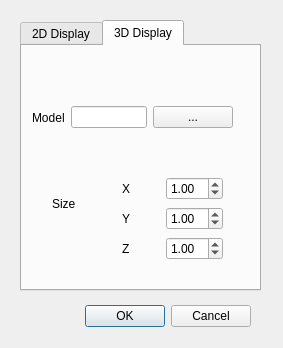
<?xml version="1.0" encoding="UTF-8"?>
<ui version="4.0">
 <class>AgentConfigurator</class>
 <widget class="QDialog" name="AgentConfigurator">
  <property name="geometry">
   <rect>
    <x>0</x>
    <y>0</y>
    <width>283</width>
    <height>348</height>
   </rect>
  </property>
  <property name="windowTitle">
   <string>Dialog</string>
  </property>
  <widget class="QDialogButtonBox" name="buttonBox">
   <property name="geometry">
    <rect>
     <x>30</x>
     <y>300</y>
     <width>221</width>
     <height>32</height>
    </rect>
   </property>
   <property name="orientation">
    <enum>Qt::Horizontal</enum>
   </property>
   <property name="standardButtons">
    <set>QDialogButtonBox::Cancel|QDialogButtonBox::Ok</set>
   </property>
  </widget>
  <widget class="QTabWidget" name="tabWidget">
   <property name="geometry">
    <rect>
     <x>20</x>
     <y>20</y>
     <width>241</width>
     <height>271</height>
    </rect>
   </property>
   <property name="currentIndex">
    <number>1</number>
   </property>
   <widget class="QWidget" name="Display2D">
    <attribute name="title">
     <string>2D Display</string>
    </attribute>
    <widget class="QWidget" name="horizontalLayoutWidget">
     <property name="geometry">
      <rect>
       <x>20</x>
       <y>20</y>
       <width>181</width>
       <height>107</height>
      </rect>
     </property>
     <layout class="QHBoxLayout" name="horizontalLayout">
      <item>
       <layout class="QVBoxLayout" name="verticalLayout">
        <item>
         <widget class="QRadioButton" name="colorButton">
          <property name="text">
           <string>Color</string>
          </property>
         </widget>
        </item>
        <item>
         <widget class="QRadioButton" name="iconButton">
          <property name="text">
           <string>Icon</string>
          </property>
         </widget>
        </item>
       </layout>
      </item>
      <item>
       <layout class="QVBoxLayout" name="verticalLayout_2">
        <item>
         <widget class="QPushButton" name="colorChooserButton">
          <property name="text">
           <string/>
          </property>
         </widget>
        </item>
        <item>
         <widget class="QPushButton" name="iconChooserButton">
          <property name="text">
           <string/>
          </property>
         </widget>
        </item>
       </layout>
      </item>
     </layout>
    </widget>
    <widget class="QWidget" name="horizontalLayoutWidget_2">
     <property name="geometry">
      <rect>
       <x>20</x>
       <y>150</y>
       <width>181</width>
       <height>61</height>
      </rect>
     </property>
     <layout class="QHBoxLayout" name="horizontalLayout_2">
      <item>
       <widget class="QLabel" name="label_2">
        <property name="text">
         <string>Size</string>
        </property>
       </widget>
      </item>
      <item>
       <widget class="QSpinBox" name="size2D"/>
      </item>
     </layout>
    </widget>
   </widget>
   <widget class="QWidget" name="Display3D">
    <attribute name="title">
     <string>3D Display</string>
    </attribute>
    <widget class="QWidget" name="horizontalLayoutWidget_6">
     <property name="geometry">
      <rect>
       <x>10</x>
       <y>40</y>
       <width>201</width>
       <height>63</height>
      </rect>
     </property>
     <layout class="QHBoxLayout" name="horizontalLayout_6">
      <item>
       <widget class="QLabel" name="label">
        <property name="text">
         <string>Model</string>
        </property>
       </widget>
      </item>
      <item>
       <widget class="QLineEdit" name="model3DFilename"/>
      </item>
      <item>
       <widget class="QPushButton" name="model3DButton">
        <property name="text">
         <string>...</string>
        </property>
       </widget>
      </item>
     </layout>
    </widget>
    <widget class="QWidget" name="verticalLayoutWidget_3">
     <property name="geometry">
      <rect>
       <x>100</x>
       <y>130</y>
       <width>101</width>
       <height>85</height>
      </rect>
     </property>
     <layout class="QVBoxLayout" name="verticalLayout_3">
      <item>
       <layout class="QHBoxLayout" name="horizontalLayout_3">
        <item>
         <widget class="QLabel" name="label_3">
          <property name="text">
           <string>X</string>
          </property>
         </widget>
        </item>
        <item>
         <widget class="QDoubleSpinBox" name="xSize">
          <property name="minimum">
           <double>0.010000000000000</double>
          </property>
          <property name="value">
           <double>1.000000000000000</double>
          </property>
         </widget>
        </item>
       </layout>
      </item>
      <item>
       <layout class="QHBoxLayout" name="horizontalLayout_5">
        <item>
         <widget class="QLabel" name="label_5">
          <property name="text">
           <string>Y</string>
          </property>
         </widget>
        </item>
        <item>
         <widget class="QDoubleSpinBox" name="ySize">
          <property name="minimum">
           <double>0.010000000000000</double>
          </property>
          <property name="value">
           <double>1.000000000000000</double>
          </property>
         </widget>
        </item>
       </layout>
      </item>
      <item>
       <layout class="QHBoxLayout" name="horizontalLayout_4">
        <item>
         <widget class="QLabel" name="label_4">
          <property name="text">
           <string>Z</string>
          </property>
         </widget>
        </item>
        <item>
         <widget class="QDoubleSpinBox" name="zSize">
          <property name="minimum">
           <double>0.010000000000000</double>
          </property>
          <property name="value">
           <double>1.000000000000000</double>
          </property>
         </widget>
        </item>
       </layout>
      </item>
     </layout>
    </widget>
    <widget class="QLabel" name="label_6">
     <property name="geometry">
      <rect>
       <x>30</x>
       <y>150</y>
       <width>53</width>
       <height>15</height>
      </rect>
     </property>
     <property name="text">
      <string>Size</string>
     </property>
    </widget>
   </widget>
  </widget>
 </widget>
 <resources/>
 <connections>
  <connection>
   <sender>buttonBox</sender>
   <signal>accepted()</signal>
   <receiver>AgentConfigurator</receiver>
   <slot>accept()</slot>
   <hints>
    <hint type="sourcelabel">
     <x>248</x>
     <y>254</y>
    </hint>
    <hint type="destinationlabel">
     <x>157</x>
     <y>274</y>
    </hint>
   </hints>
  </connection>
  <connection>
   <sender>buttonBox</sender>
   <signal>rejected()</signal>
   <receiver>AgentConfigurator</receiver>
   <slot>reject()</slot>
   <hints>
    <hint type="sourcelabel">
     <x>316</x>
     <y>260</y>
    </hint>
    <hint type="destinationlabel">
     <x>286</x>
     <y>274</y>
    </hint>
   </hints>
  </connection>
 </connections>
</ui>
